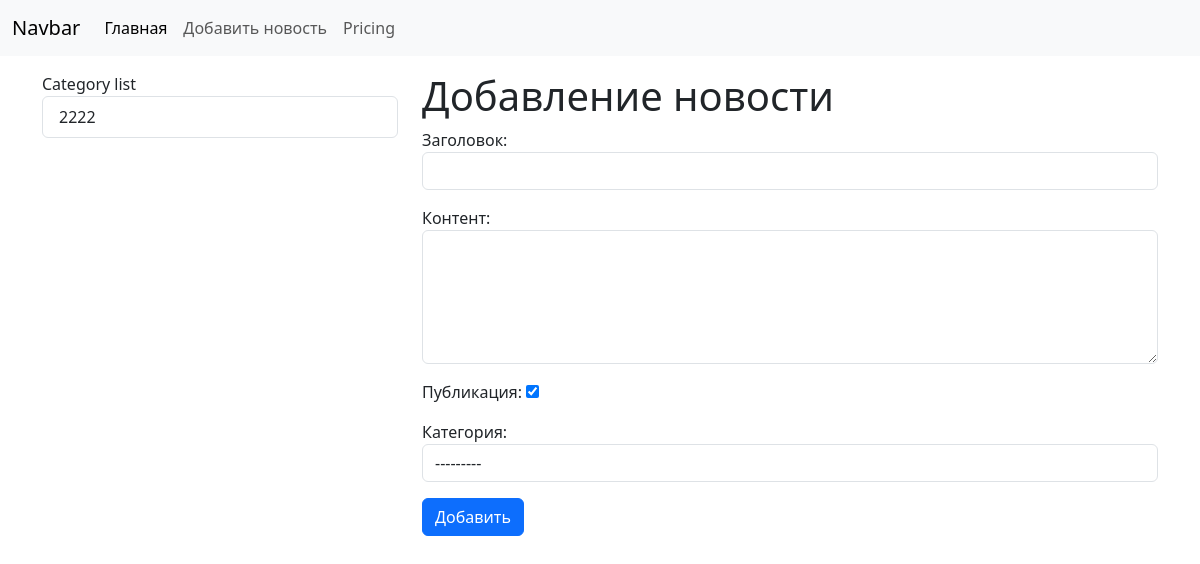
The page /news/news/add_news on the database as committed earlier.
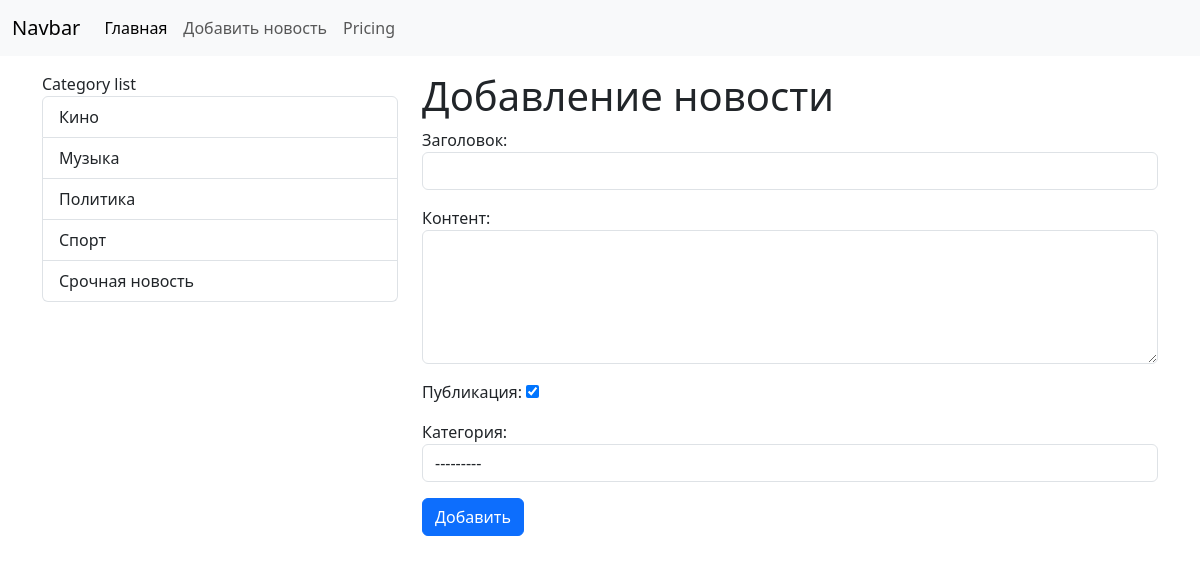
The same page on the database as committed later.
### News/models.py (models this page shows)
class Category(models.Model):
    title = models.CharField(max_length=150, db_index=True, verbose_name = 'Категория')
    def get_absolute_url(self):
        return reverse_lazy('Category', kwargs={'category_id': self.id})
    class Meta:
        verbose_name = 'Категория'
        verbose_name_plural = 'Категории'
        ordering = ['title']

### News/views.py (the view)
# urls.py: path('news/add_news', add_news, name='add_news'),
def add_news(request):
    if request.method == 'POST':
        form = NewsForm(request.POST)
        if form.is_valid():
            news = form.save()
            return redirect(news)
    else:
        form = NewsForm()
    return render(request, 'News/add_news.html', {'form': form})

### News/forms.py (shortened to what this page needs)
class NewsForm(forms.ModelForm):
    class Meta:
        model = News
        fields = ['title', 'content', 'is_published', 'category']
        widgets = {
            'title': forms.TextInput(attrs={
                'class': 'form-control'
            }),
            'content': forms.Textarea(attrs={
                'class': 'form-control',
                'rows': 5
            }),
            'category': forms.Select(attrs={
                'class': 'form-control'
            })
        }

### News/templatetags/news_tags.py (called while the page is built)
@register.simple_tag(name='get_list_categories')
def get_list_categories():
    return Category.objects.all()

@register.inclusion_tag('news/list_categories.html')
def show_categories(arg1='Category', arg2='list'):
    categories = Category.objects.all()
    return {'categories': categories, 'arg1': arg1, 'arg2': arg2}

### News/templates/News/add_news.html (shortened to what this page needs)
{% extends 'base.html' %}
{% block sidebar %}
{% include 'inc/_sidebar.html' %}
{% endblock %}
{% block content %}
<h1>Добавление новости</h1>
<form action="{% url 'add_news' %}" method="post">
    {{ form.as_p }}
    <button type="submit" class="btn btn-primary btn-block">Добавить</button>
</form>
{% endblock %}

### News/templates/News/list_categories.html
{% load news_tags %}
<div class="list-group">
    {{ arg1 }} {{ arg2 }}
    {% get_list_categories as categories %}
    {% for cat in categories %}
    <a href="{{ cat.get_absolute_url.url }}" class="list-group-item list-group-item-action">{{ cat.title }}</a>
    {% endfor %}
</div>

Rows that differ between the two databases and show on the page:
added Category: title "Кино"
added Category: title "Музыка"
added Category: title "Политика"
changed Category: title "2222" → "Спорт"
added Category: title "Срочная новость"
